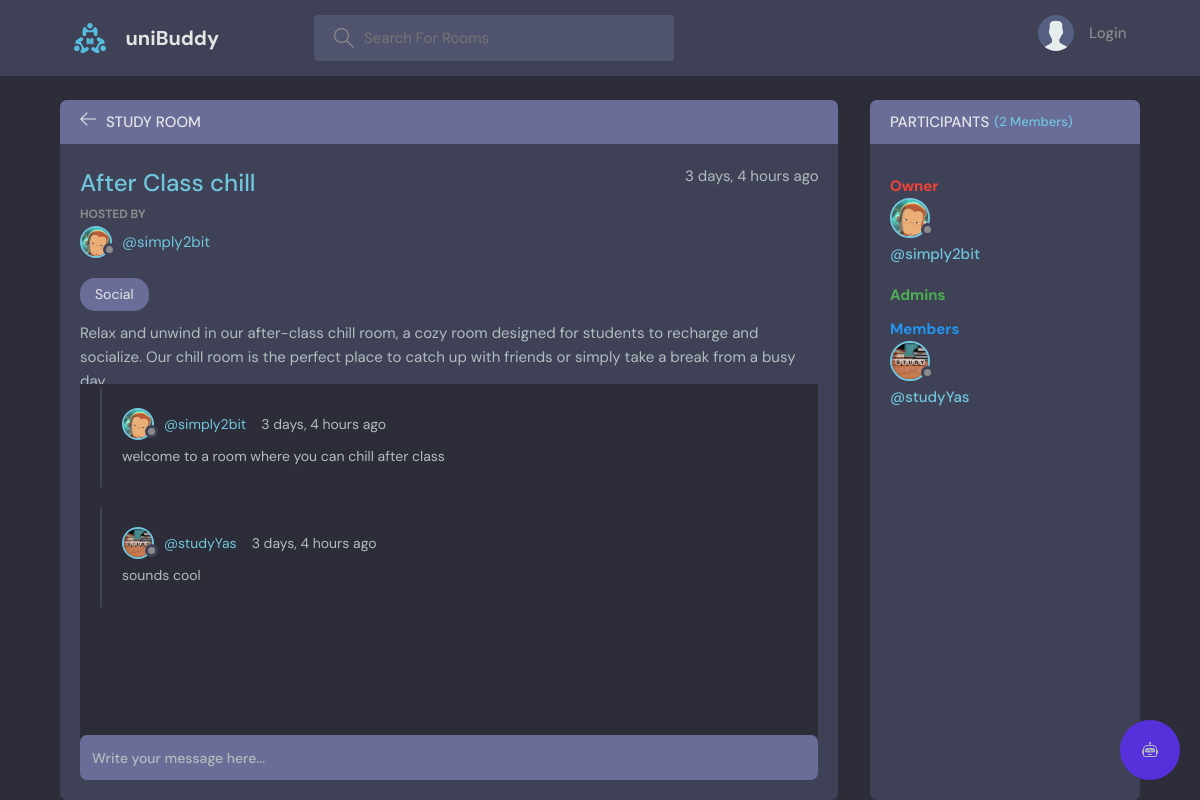
The page /room/13/ on the database as committed earlier.
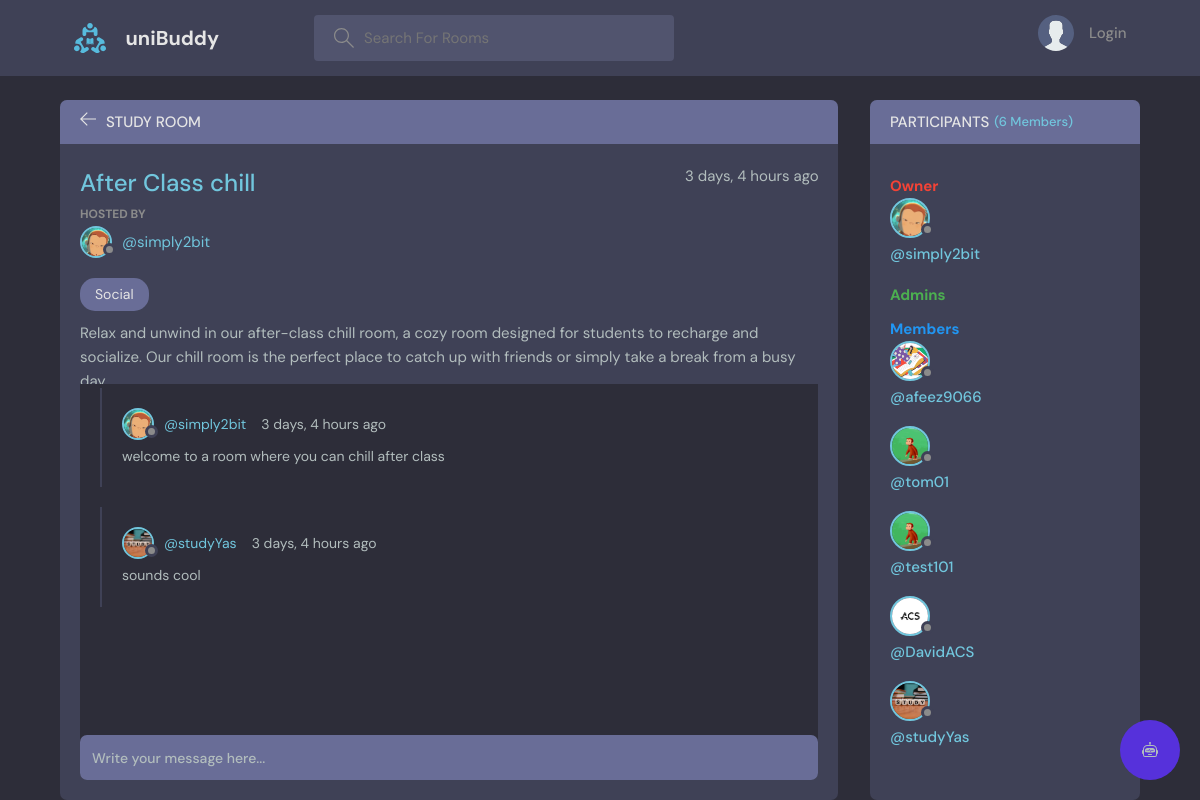
The same page on the database as committed later.
### base/models.py (models this page shows, shortened)
class Message(models.Model):
    user = models.ForeignKey(
        User, on_delete=models.SET_NULL, null=True, blank=True)
    recipient = models.ForeignKey(
        User, on_delete=models.SET_NULL, null=True, blank=True, related_name="messages")
    name = models.CharField(max_length=200, null=True, blank=True)
    email = models.EmailField(max_length=200, null=True, blank=True)
    subject = models.CharField(max_length=200, null=True, blank=True)
    body = models.TextField()
    is_read = models.BooleanField(default=False, null=True)
    room = models.ForeignKey(Room, on_delete=models.CASCADE)
    updated = models.DateTimeField(auto_now=True)
    created = models.DateTimeField(auto_now_add=True)
    class Meta:
        ordering = ['is_read', '-created']

class User(AbstractUser):
    name = models.CharField(max_length=200, null=True)
    email = models.EmailField(unique=True, null=True)
    bio = models.TextField(null=True)
    avatar = models.ImageField(null=True, default="avatar.svg")
    followers = models.ManyToManyField('self', related_name='following', blank=True, symmetrical=False)
    follower_count = models.IntegerField(default=0)
    last_checked = models.DateTimeField(auto_now_add=True)
    USERNAME_FIELD = 'email'
    REQUIRED_FIELDS = []

### base/views.py (the view, shortened to what this page needs)
# urls.py: path('room/<str:pk>/', views.room, name="room"),
def room(request, pk):
    room = Room.objects.get(id=pk)
    if room.is_private and request.user not in room.participants.all():
        return redirect('access_code', pk=room.id)
    room_messages = room.message_set.all().order_by('created')
    participants = room.participants.all()
    is_admin = request.user in room.admins.all()
    context = {'room': room, 'room_messages': room_messages,
               'participants': participants, 'is_admin': is_admin,}
    return render(request, 'base/room.html', context)

### base/models.py (called while the page is built)
    def __str__(self):
        return self.name

### base/templates/base/room.html (shortened to what this page needs)
{% extends 'main.html' %}
{% block content %}
<main class="profile-page layout layout--2">
  <div class="container">
    <div class="room">
      <div class="room__top">
        <div class="room__topLeft">
          <a href="{% url 'home' %}">
            <svg version="1.1" xmlns="http://www.w3.org/2000/svg" width="32" height="32" viewBox="0 0 32 32">
              <title>arrow-left</title>
              <path
                d="M13.723 2.286l-13.723 13.714 13.719 13.714 1.616-1.611-10.96-10.96h27.625v-2.286h-27.625l10.965-10.965-1.616-1.607z">
              </path>
            </svg>
          </a>
          <h3>Study Room</h3>
        </div>
      </div>
      <div class="room__box scroll">
        <div class="room__header scroll">
          <div class="room__info">
            <h3>{{room.name}}</h3>
            <span>{{room.created|timesince}} ago</span>
          </div>
          <div class="room__hosted">
            <p>Hosted By</p>
            <a href="{% url 'user-profile' room.host.id %}" class="room__author">
              <div class="avatar avatar--small">
                <img src="{{room.host.avatar.url}}" />
              </div>
              <span>@{{room.host.username}}</span>
            </a>
          </div>
          <span class="room__topics">{{room.topic}}</span>
          <br>
          <span class="room_description">{{room.description}}</span>
        </div>
        <div class="room__conversation">
          <div class="threads scroll">
            {% for message in room_messages %}
            <div class="thread">
              <div class="thread__top">
                <div class="thread__author">
                  <a href="{% url 'user-profile' message.user.id %}" class="thread__authorInfo">
                    <div class="avatar avatar--small">
                      <img src="{{message.user.avatar.url}}" />
                    </div>
                    <span>@{{message.user.username}}</span>
                  </a>
                  <span class="thread__date">{{message.created|timesince}} ago</span>
                </div>
              </div>
              <div class="thread__details">
                {{message.body}}
              </div>
            </div>
            {% endfor %}
          </div>
        </div>
      </div>
      <div class="room__message">
        <form action="" method="POST">
          <input name="body" placeholder="Write your message here..." />
        </form>
      </div>
    </div>
    <div class="participants">
      <h3 class="participants__top">Participants <span>({{participants.count}} Members)</span></h3>
      <div class="participants__list scroll" data-room-id="{{ room.id }}">
        <h4 class="role-title owner-title">Owner</h4>
        <div class="owner">
        </div>
        <h4 class="role-title admin-title">Admins</h4>
        <h4 class="role-title member-title">Members</h4>
        <div class="members">
        </div>
        {% for user in participants %}
          {% if user == room.host %}
            <div class="participant owner">
          {% elif user in room.admins.all %}
            <div class="participant admin">
          {% else %}
            <div class="participant member">
          {% endif %}
              <a href="{%  url 'user-profile' user.id %}">
                <div class="avatar avatar--medium">
                  <img src="{{user.avatar.url}}" />
                </div>
                <p>
                  <span>@{{user.username}}</span>
                </p>
              </a>
        {% endfor %}
      </div>
    </div>
  </div>
</main>
{% endblock content %}

Rows that differ between the two databases and show on the page:
now on this page (row edited): User: avatar (picture), username "afeez9066"
now on this page (row unchanged): User: avatar (picture), username "tom01"
now on this page (row unchanged): User: avatar (picture), username "test101"
now on this page (row edited): User: avatar (picture), username "DavidACS"
Other text that changed with them:
{{ participants.count }}: "2" → "6"
